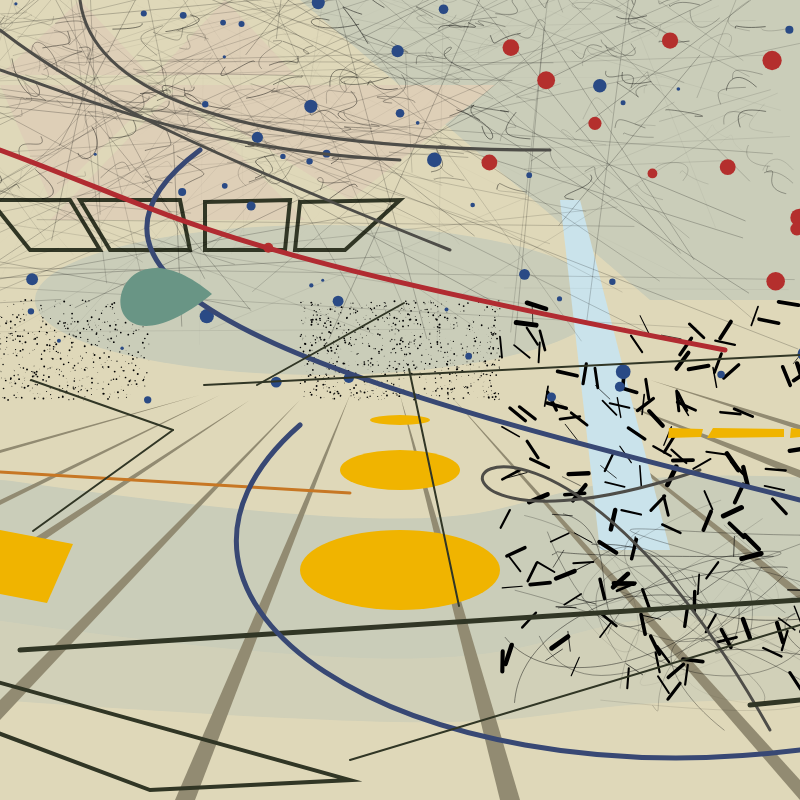
Frame 1 (no input)
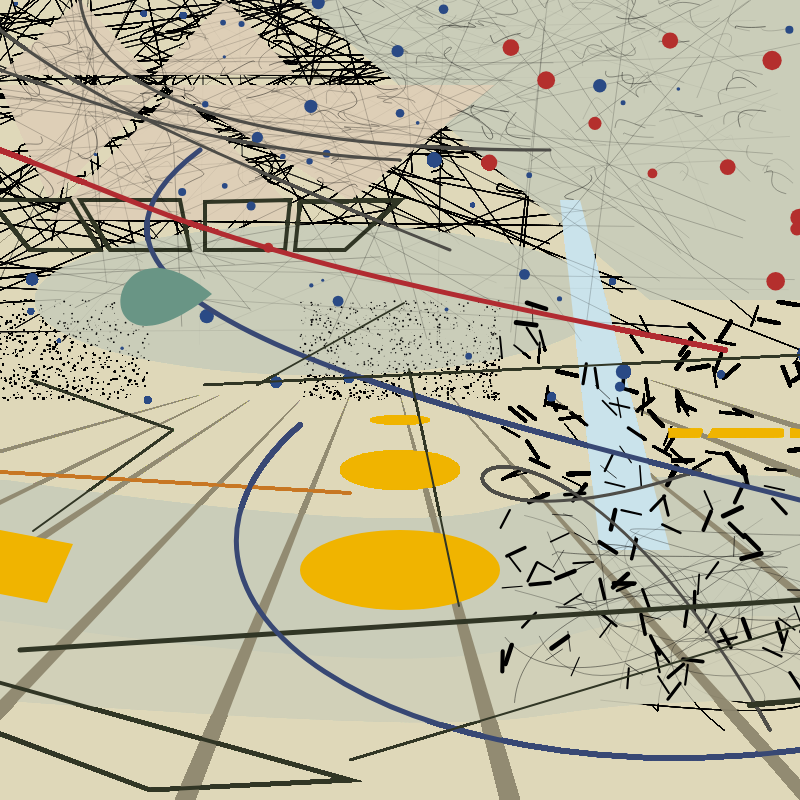
Frame 60 (no input)
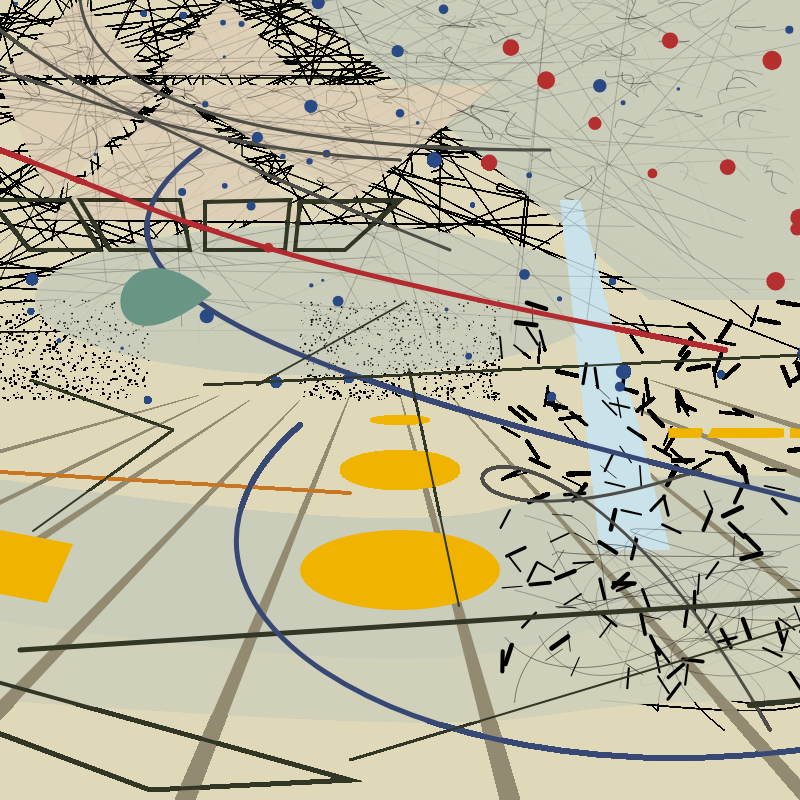
Frame 120 (the mouse pressed at the canvas centre since frame 60)

The p5.js sketch that drew these frames (run headless with seeded random() and noise() and a simulated clock; from frame 60 on, the mouse is pressed at the canvas centre):

// p5.js sketch
// ── sketch.js
function setup() {
  createCanvas(800, 800);
   background(223, 216, 185);
}

function draw() {
  
  push();
   noFill();
  stroke(209,208,184);
  strokeWeight(100);
  bezier(0, 650, 700, 700, 400, 650, 800, 650);
  
   noFill();
  stroke(202,205,185);
  strokeWeight(140);
  bezier(0, 550, 700, 650, 400, 520, 850, 550);
  pop();
  
  fill(202,205,185);
  noStroke()
  ellipse(320, 300, 570,150 );
  
  fill(202,205,185);
  noStroke()
  quad( 300,0,650,300,1250,300, 800,0, );
  
  fill(222,207,183);
  triangle(0, 75, 80, 0, 150, 75);
  triangle(155, 75, 225, 0, 295, 75);
  triangle(165, 85, 350, 200, 495, 85);
  triangle(0, 85, 50, 200, 165, 85);
  triangle(50, 220,175, 90, 305, 220);
  
    fill(146,139,114);
  triangle(0, 700, 300, 400, 0, 720);
  triangle(0, 560, 250, 400, 0, 570);
  triangle(0, 500, 220, 395, 0, 505);
  triangle(0, 450, 200, 395, 0, 453);
  triangle(175, 800, 350, 395, 195, 800);
  triangle(500, 800, 400, 395, 520, 800);
  triangle(800, 800, 450, 395, 800, 780);
  triangle(800, 590, 550, 395, 800, 600);
  triangle(800, 470, 600, 395, 800, 478);
  triangle(800, 430, 650, 380, 800, 425);
  
   noFill();
  stroke(49,54,37);
  strokeWeight(4);
  quad( -10,730,150,790,350,780, -10,680,);
  quad( 30,250,100,250,70,200, -10,200,);
  quad( 110,250,190,250,180,200, 80,200,);
  quad( 205,250,285,250,290,200, 205,202,);
  quad( 295,250,345,250,400,200, 300,202,);
  
  fill(202,227,235);
  noStroke();
  quad(600,550,670,550,580,200,560,200,);
  
  //line on the top
  push();
  randomSeed(21);
  let xMin_1 = -200, xMax_1 = 800;
  let yMin_1 = -200, yMax_1 = 350;

  for (let i = 0; i < 200; i++) {
    let x1 = random(xMin_1, xMax_1);
    let y1 = random(yMin_1, yMax_1);
    let x2 = random(xMin_1, xMax_1);
    let y2 = random(yMin_1, yMax_1);
    
    let length_1;
    if (random() < 0.5) {
      length_1 = random(1, 5); 
    } else {
      length_1 = random(10, 50);
    }
    
    stroke(0);
    strokeWeight(random(0, 0.25));
    line(x1, y1, x2, y2);
    }
   pop();
  
  //curve on the top
  randomSeed(99);

  let xMin_4 = -100, xMax_4 = 800;
  let yMin_4 = -100, yMax_4 = 200;

  let maxLength = 30;

  for (let i = 0; i < 300; i++) {
    let x1 = random(xMin_4, xMax_4);
    let y1 = random(yMin_4, yMax_4);
    let x2 = random(xMin_4, xMax_4);
    let y2 = random(yMin_4, yMax_4);
    let cx1 = random(xMin_4, xMax_4);
    let cy1 = random(yMin_4, yMax_4);
    let cx2 = random(xMin_4, xMax_4);
    let cy2 = random(yMin_4, yMax_4);

    let d1 = dist(x1, y1, cx1, cy1);
    let d2 = dist(x1, y1, cx2, cy2);
    let d3 = dist(x1, y1, x2, y2);

    if (d1 > maxLength) {
      let scale1 = maxLength / d1;
      cx1 = x1 + (cx1 - x1) * scale1;
      cy1 = y1 + (cy1 - y1) * scale1;
    }

    if (d2 > maxLength) {
      let scale2 = maxLength / d2;
      cx2 = x1 + (cx2 - x1) * scale2;
      cy2 = y1 + (cy2 - y1) * scale2;
    }

    if (d3 > maxLength) {
      let scale3 = maxLength / d3;
      x2 = x1 + (x2 - x1) * scale3;
      y2 = y1 + (y2 - y1) * scale3;
    }

    stroke(0);
    strokeWeight(random(0, 0.5));
    noFill();
    bezier(x1, y1, cx1, cy1, cx2, cy2, x2, y2);
  }
  
  //curve on the bottom
 push();
  
  randomSeed(21);
  
  let xMin_2 = 500, xMax_2 = 900;
  let yMin_2 = 500, yMax_2 = 750;
  
  for (let i = 0; i < 30; i++) {
    let x1 = random(xMin_2, xMax_2);
    let y1 = random(yMin_2, yMax_2);
    let x2 = random(xMin_2, xMax_2);
    let y2 = random(yMin_2, yMax_2);
    let cx1 = random(xMin_2, xMax_2);
    let cy1 = random(yMin_2, yMax_2);
    let cx2 = random(xMin_2, xMax_2);
    let cy2 = random(yMin_2, yMax_2);

    stroke(0); 
    strokeWeight(random(0, 0.5)); 
    noFill();
    bezier(x1, y1, cx1, cy1, cx2, cy2, x2, y2);
  }
  pop();
  
  //line on the bottom
  randomSeed(99);
  let xMin_3 = 500, xMax_3 = 900;
  let yMin_3 = 300, yMax_3 = 700;
  let maxLength_1 = 20;

  for (let i = 0; i < 200; i++) {

    let x1 = random(xMin_3, xMax_3);
    let y1 = random(yMin_3, yMax_3);

    let x2 = random(xMin_3, xMax_3);
    let y2 = random(yMin_3, yMax_3);

    let d = dist(x1, y1, x2, y2);

    if (d > maxLength_1) {
      let dx = x2 - x1;
      let dy = y2 - y1;

      let scale = maxLength_1 / d;
      x2 = x1 + dx * scale;
      y2 = y1 + dy * scale;
    }

    strokeWeight(random(0.5, 5)); 
    line(x1, y1, x2, y2);
  }
  
  //dot on the middle_left
  push();
  
  randomSeed(40); 

  let xMin = -10, xMax = 150;
  let yMin = 300, yMax = 400;

  for (let i = 0; i < 600; i++) {

    let x = random(xMin, xMax);
    let y = random(yMin, yMax);

    let pointSize = random(0, 2); 

    stroke(0); 
    strokeWeight(pointSize); 

    point(x, y);
  }
  pop();
  
    //dot on the middle_left
  push();
  
  randomSeed(90); 

  let xMin_mid = 300, xMax_mid = 500;
  let yMin_mid = 300, yMax_mid = 400;

  for (let i = 0; i < 1000; i++) {

    let x = random(xMin_mid, xMax_mid);
    let y = random(yMin_mid, yMax_mid);

    let pointSize = random(0, 2); 

    stroke(0); 
    strokeWeight(pointSize); 

    point(x, y);
  }
  pop();
  
  
  //dots and lines in the canvas
  push();
  
    randomSeed(75); 

  let xMin_red = 200, xMax_red = 900;
  let yMin_red = -100, yMax_red = 300;

  for (let i = 0; i < 20; i++) {

    let x = random(xMin_red, xMax_red);
    let y = random(yMin_red, yMax_red);

    let pointSize = random(9,20); 

    stroke(180,47,45); 
    strokeWeight(pointSize); 
    
    point(x, y);
  }
  
      randomSeed(30); 

  let xMin_blu = -100, xMax_blu = 900;
  let yMin_blu = -100, yMax_blu = 400;

  for (let i = 0; i < 80; i++) {

    let x = random(xMin_blu, xMax_blu);
    let y = random(yMin_blu, yMax_blu);

    let pointSize = random(3,15); 

    stroke(42,74,133); 
    strokeWeight(pointSize); 
    
    point(x, y);
  }
  
  noFill();
  stroke(78,77,72)
  strokeWeight(3)
  bezier(80,0,90,80,200,150,550,150)
  bezier(0,30,90,100,200,150,450,250);
  bezier(0,70,90,100,200,150,400,160);
  bezier(700,470,320,600,499,250,770,730);
 
   noFill();
  stroke(49,54,37);
  strokeWeight(5)
  line(20,650,800,600)
  line(750,705,800,700)
  
    noFill();
  stroke(199,119,36);
  strokeWeight(3)
  line(0,472,350,493)

  
    noFill();
  stroke(56,72,116);
  strokeWeight(5);
  bezier(300, 425, 100, 600, 400, 800, 800, 750);
  bezier(200, 150, 0, 300, 400, 400, 800, 500);
  
   noFill();
  stroke(177,43,49);
  strokeWeight(5);
  bezier(0, 150, 190,220,200,250, 725, 350);
  pop();
  
   fill(240,180,0);
  noStroke()
  ellipse(400,570, 200,80 );
  ellipse(400,470, 120,40 );
  ellipse(400,420, 60,10 );
  quad(47,603,0,594,0,530,73,544,);
  quad(669,428,668,438,701,437,703,429);
  quad(713,428,707,438,784,437,784,429);
  quad(791,428,790,438,800,437,800,429);
  
    noFill();
  stroke(49,54,37);
  strokeWeight(2)
  line(350,760,800,625)
  line(33,531,173,430)
  line(31,380,173,430)
  line(204,385,800,355)
  line(404,303,257,385)
  line(459,606,409,369)
  
  fill(105,149,133);
  noStroke()
  bezier(212, 294, 80,400,100,200,212, 294);
}
